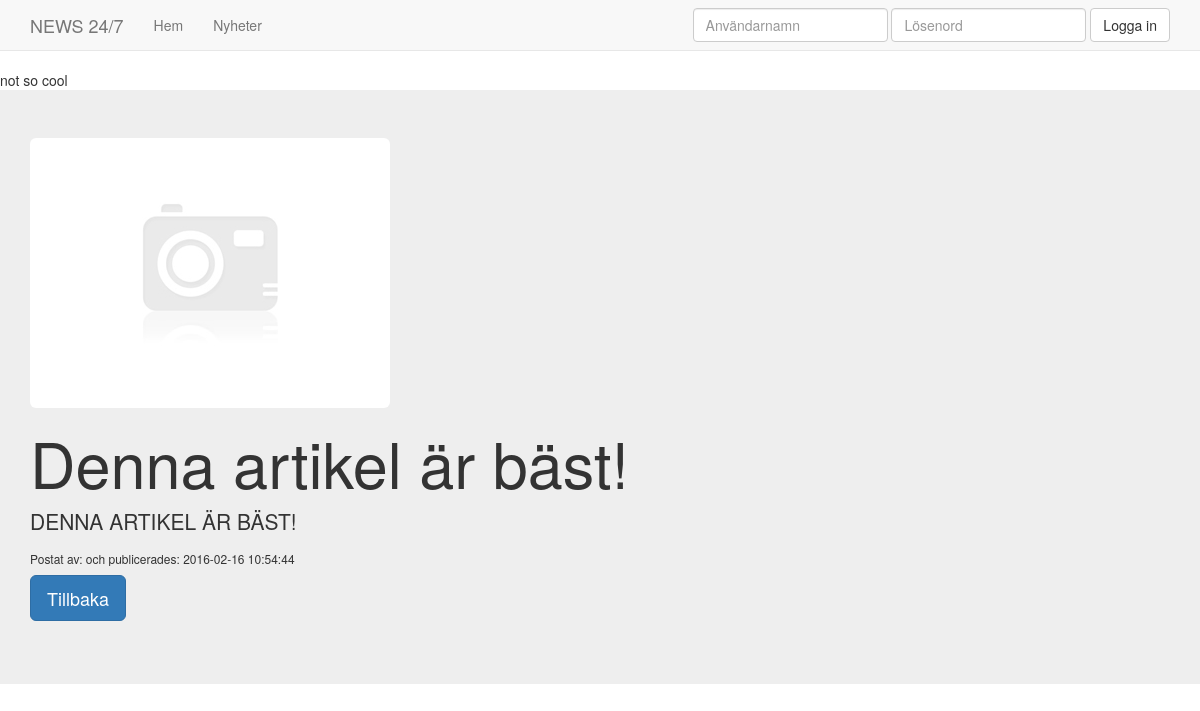
Screenshot of /news/post/3 with the database file from the repository.
### tables this page shows
CREATE TABLE `articles` (
  `aID` int(11) NOT NULL AUTO_INCREMENT,
  `title` varchar(100) NOT NULL,
  `text` mediumtext NOT NULL,
  `img` varchar(40) NOT NULL DEFAULT 'default.jpg',
  `userID` int(11) NOT NULL,
  `date` datetime NOT NULL,
  PRIMARY KEY (`aID`),
  KEY `userID` (`userID`)
);

### index.php (called while the page is built, shortened)
<?php
require "lib/db.php";
$app = new Rout($db);
$posts = new Posts($db);
$posts->setDb($db);
$app->get("/", function() use($app)
{
	$app->render("home.php");
});
$app->get("/news", function() use($app, $posts)
{
    $post = [];
    foreach($posts->getPosts() as $row) {
        $post[] = $row;
    }
  	$app->render("news.php", $post);
});
$app->get("/post/:id", function($id) use($app, $posts)
{
    $r = $posts->getPost($id);
    $app->render("article.php", $r);
});

### lib/controller.class.php (called while the page is built, shortened)
<?php
class Rout
{
	public $baseurl = "/news";
	public function setDb($db)
	{
		$this->db = $db;
	}
	public function render($file)
	{
		$n = func_num_args();
		$args = func_get_args();
		for ($i = $n; $i > 1; $i--) {
			$v = $args[$i-1];
		}
		$base = $this->baseurl;
		include __DIR__."/../views/".$file;
	}
	public function get($req, $f)
	{
		if($_SERVER["REQUEST_METHOD"] === "GET") {
			global $pReq;
			$params = $req;
			$aReq = $_SERVER["REQUEST_URI"];
			if (strpos($params, ':') !== false) {
				$params = substr($aReq, (strpos($aReq, "/", strlen($this->baseurl)+1) + 1));
				$pReq = explode(":", $req);
			} else {
				$params = '';
			}
			$curl = $this->baseurl.$req;
			if($aReq === $curl) {
				return $f();
			} else if ($aReq === $this->baseurl.$pReq[0].$params) {
				return $f($params);
			} else {
			}
		} else {
		}
	}
}

### lib/posts.class.php (called while the page is built, shortened)
<?php
class Posts extends Login
{
	public function getPost($id)
	{
		$sql = "SELECT articles.*, users.username FROM articles LEFT JOIN users ON users.uID = articles.userID WHERE articles.aID = ? LIMIT 1;";
		$sth = $this->db->prepare($sql);
		$sth->execute(array($id));
		$result = $sth->fetchAll(PDO::FETCH_ASSOC);
		return $result;
	}
}

### views/article.php (the view)
<?php
include "head.php";
?>
<div class="jumbotron">
	<div class="container">
		<img src="../img/<?php echo $v[0]['img']; ?>" class="img-responsive img-rounded" alt="Image">
		<h1><?php echo $v[0]['title']; ?></h1>
		<p class="lead"><?php echo $v[0]['text']; ?></p>
		<h6>Postat av: <?php echo $v[0]['username']." och publicerades: ".$v[0]['date'] ?><h6>
		<p><a class='btn btn-primary btn-lg' href='<?php echo $base ?>/news' role='button'>Tillbaka</a></p>
	</div>
</div>

### css/style.css (style rules this page uses)
body { padding-top: 70px; }

### rows the page displays
articles: img (placeholder picture), title "Denna artikel är bäst!", text "DENNA ARTIKEL ÄR BÄST!", date "2016-02-16 10:54:44"
